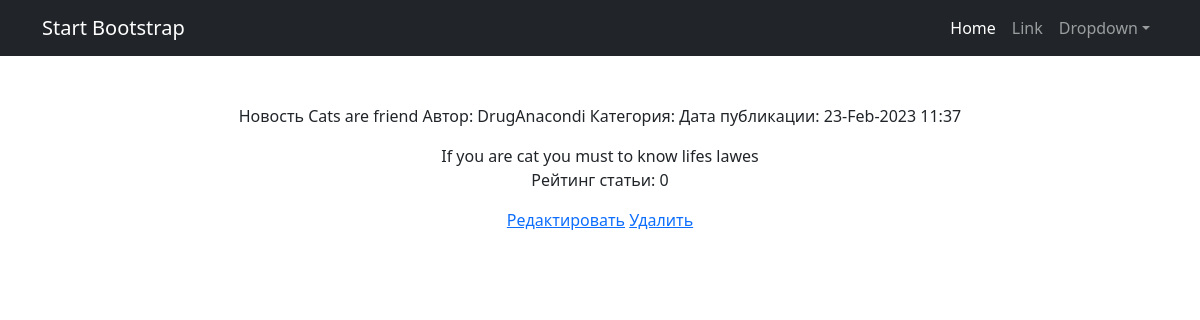
Page /news/1 on the earlier database version.
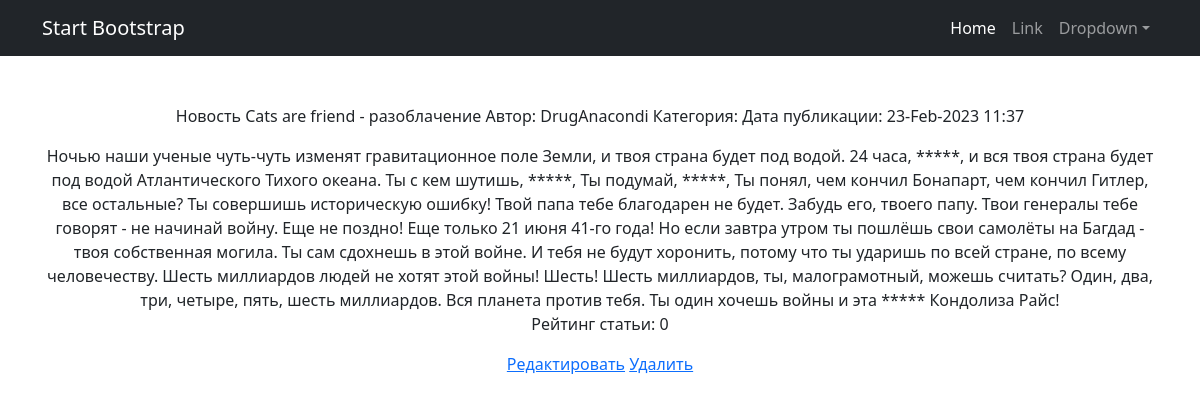
Same page on the later database version.
### news/models.py (models this page shows, shortened)
class Post(models.Model):
    article = 'AR'
    news = 'NE'
    TYPE_OF_CONTENT = [
        (article, 'Статья'),
        (news, 'Новость')
    ]
    title = models.CharField(max_length=100) #заголовок статьи/новости;
    text = models.TextField() #текст статьи/новости;
    type_of_content = models.CharField(max_length=2, choices=TYPE_OF_CONTENT, default=news) #поле с выбором — «статья» или «новость»;
    rating = models.IntegerField(default = 0) #рейтинг статьи/новости.
    datetime = models.DateTimeField(auto_now_add=True) #автоматически добавляемая дата и время создания;
    category = models.ManyToManyField(Category, through="PostCategory")
    author = models.ForeignKey(Author, on_delete=models.CASCADE)

class Author(models.Model):
    rating = models.IntegerField(default = 0)
    user = models.OneToOneField(User, on_delete=models.CASCADE)

### news/views.py (the view)
# urls.py: path('<int:pk>', NewsDetail.as_view()),
class NewsDetail(DetailView):
    model = Post
    template_name = 'news/newsDetail.html'
    context_object_name = 'news'

### news/templatetags/censor.py (called while the page is built)
@register.filter(name='Censor')
def Censor(value):
    all_words = value.split(' ')
    result = ''
    for word in all_words:
        if word == 'блять':
            word = '*****'
            result += ' ' + word
        elif word == 'блять,':
            word = '*****,'
            result += ' ' + word
        elif word == 'блять!':
            word = '*****,'
            result += ' ' + word
        elif word == 'блять.':
            word = '*****,'
            result += ' ' + word
        elif word == 'блять?':
            word = '*****,'
            result += ' ' + word
        else:
            result += ' ' + word
    return result

### templates/news/newsDetail.html (shortened to what this page needs)
{% extends 'flatpages/default.html' %}
{% load censor %}
{% block content%}
        <p>{{news.get_type_of_content_display}} {{news.title}} Автор: {{news.author.user.username}} Категория: {{news.category.category_name}} Дата публикации: {{news.datetime|date:'d-M-Y H:i'}}</p>
        <div>{{news.text|Censor}}</div>
        <p>Рейтинг статьи: {{news.rating}}</p>
        <a href = {{news.pk}}/edit>Редактировать</a>
        <a href = {{news.pk}}/delete>Удалить</a>
{% endblock content%}

Differences in the rows shown:
changed Post "Новость": title "Cats are friend" → "Cats are friend - разоблачение"; text|Censor "If you are cat you must to know lifes lawes" → "Ночью наши ученые чуть-чуть изменят гравитационное поле Земли, и твоя страна будет под водой. 24 часа, *****, и вся твоя страна будет под водой Атлантического Тихого океана. Ты с кем шутишь, *****, Ты подумай, *****, Ты понял, чем кончил Бонапарт, чем кончил Гитлер, все остальные? Ты совершишь историческую ошибку! Твой папа тебе благодарен не будет. Забудь его, твоего папу. Твои генералы тебе говорят - не начинай войну. Еще не поздно! Еще только 21 июня 41-го года! Но если завтра утром ты пошлёшь свои самолёты на Багдад - твоя собственная могила. Ты сам сдохнешь в этой войне. И тебя не будут хоронить, потому что ты ударишь по всей стране, по всему человечеству. Шесть миллиардов людей не…"
